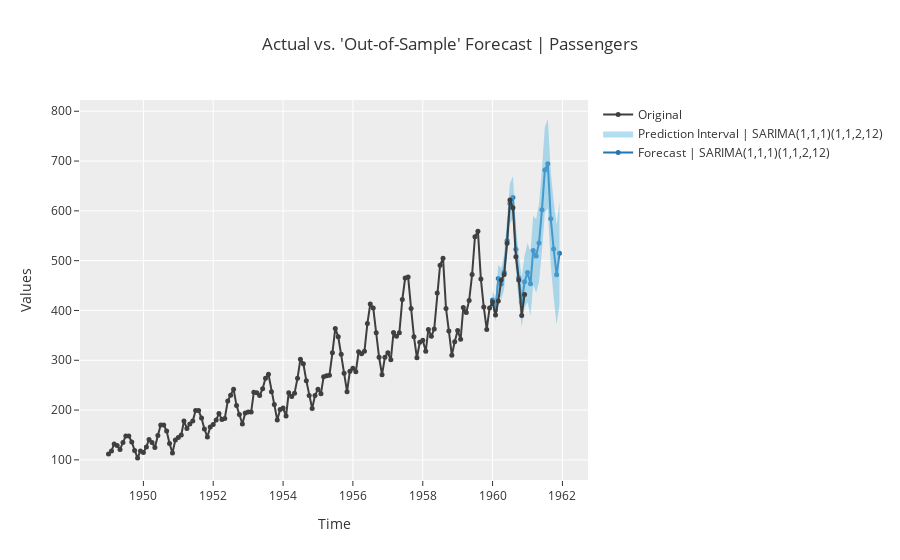

Notebook code for this chart:
### Code cell
exp.plot_model(sarima111212, plot='forecast', data_kwargs={'fh':24, 'labels':['SARIMA(1,1,1)(1,1,2,12)']})
